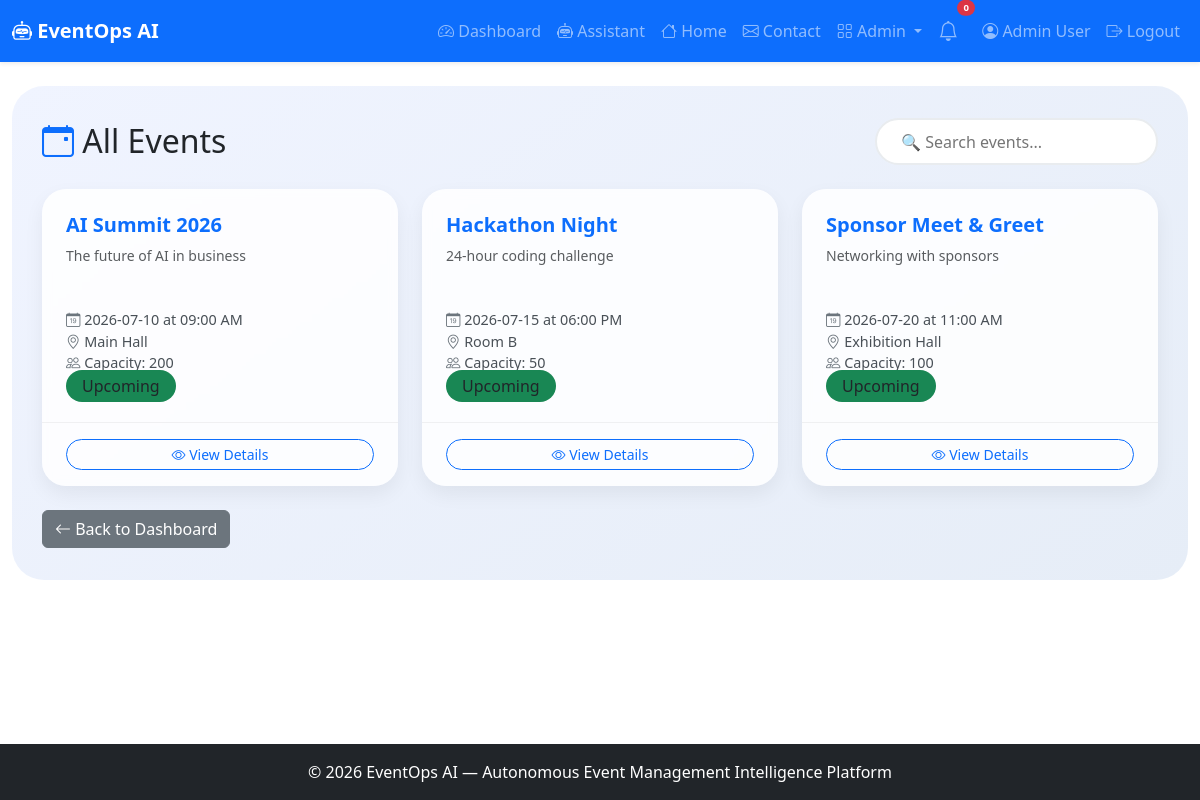
The page /events (signed in) on the database its author committed.
### app.py (models this page shows, shortened)
class User(UserMixin, db.Model):
    id = db.Column(db.Integer, primary_key=True)
    name = db.Column(db.String(100), nullable=False)
    email = db.Column(db.String(100), unique=True, nullable=False)
    password_hash = db.Column(db.String(200), nullable=False)
    role = db.Column(db.String(20), default='user')
    created_at = db.Column(db.DateTime, default=lambda: datetime.now(timezone.utc))

class Event(db.Model):
    id = db.Column(db.Integer, primary_key=True)
    title = db.Column(db.String(200), nullable=False)
    description = db.Column(db.Text)
    date = db.Column(db.String(50))
    time = db.Column(db.String(50))
    location = db.Column(db.String(200))
    capacity = db.Column(db.Integer)
    status = db.Column(db.String(20), default='upcoming')
    created_at = db.Column(db.DateTime, default=lambda: datetime.now(timezone.utc))

### app.py (the view)
@app.route('/events')
@login_required
def browse_events():
    events = Event.query.all()
    return render_template('browse_events.html', events=events)

### app.py (called while the page is built)
@login_manager.user_loader
def load_user(user_id):
    return User.query.get(int(user_id))

### templates/browse_events.html (shortened to what this page needs)
{% extends "base.html" %}
{% block content %}
<div class="browse-wrapper">
    <div class="container">
        <div class="d-flex flex-wrap justify-content-between align-items-center mb-4">
            <h2 class="mb-0"><i class="bi bi-calendar-event text-primary"></i> All Events</h2>
            <div>
                <input type="text" id="searchInput" class="search-bar" placeholder="🔍 Search events...">
            </div>
        </div>
        <div class="row g-4" id="eventGrid">
            {% for event in events %}
            <div class="col-md-4 col-sm-6 event-item"
                 data-title="{{ event.title|lower }}"
                 data-location="{{ event.location|lower }}">
                <div class="card event-card h-100">
                    <div class="card-body">
                        <h5 class="card-title">{{ event.title }}</h5>
                        <p class="card-text small text-muted">
                            {{ event.description[:120] }}{% if event.description|length > 120 %}...{% endif %}
                        </p>
                        <div class="event-meta">
                            <div><i class="bi bi-calendar-date"></i> {{ event.date }} at {{ event.time }}</div>
                            <div><i class="bi bi-geo-alt"></i> {{ event.location }}</div>
                            <div><i class="bi bi-people"></i> Capacity: {{ event.capacity }}</div>
                        </div>
                        <span class="status-badge bg-{{ 'success' if event.status == 'upcoming' else 'warning' if event.status == 'ongoing' else 'secondary' }}">
                            {{ event.status|title }}
                        </span>
                    </div>
                    <div class="card-footer">
                        <a href="{{ url_for('event_detail', event_id=event.id) }}"
                           class="btn btn-outline-primary btn-sm w-100">
                            <i class="bi bi-eye"></i> View Details
                        </a>
                    </div>
                </div>
            </div>
            {% else %}
            <div class="col-12 text-center text-muted py-5">
                <i class="bi bi-calendar-x fs-1 d-block mb-3"></i>
                No events available at the moment.
            </div>
            {% endfor %}
        </div>
        <div class="mt-4">
            <a href="{{ url_for('dashboard') }}" class="btn btn-secondary">
                <i class="bi bi-arrow-left"></i> Back to Dashboard
            </a>
        </div>
    </div>
</div>
{% endblock %}

### templates/base.html (shortened to what this page needs)
<!DOCTYPE html>
<html lang="en">
<head>
    <link href="https://cdn.jsdelivr.net/npm/bootstrap@5.3.0/dist/css/bootstrap.min.css" rel="stylesheet">
    <link rel="stylesheet" href="https://cdn.jsdelivr.net/npm/bootstrap-icons@1.11.0/font/bootstrap-icons.css">
    <link rel="stylesheet" href="{{ url_for('static', filename='css/style.css') }}">
</head>
<body>
    <nav class="navbar navbar-expand-lg navbar-dark bg-primary shadow-sm">
        <div class="container-fluid">
            <a class="navbar-brand fw-bold" href="{{ url_for('index') }}">
                <i class="bi bi-robot"></i> EventOps AI
            </a>
            <div class="collapse navbar-collapse" id="navbarNav">
                <ul class="navbar-nav ms-auto align-items-lg-center">
                    {% if current_user.is_authenticated %}
                        <li class="nav-item">
                            <a class="nav-link" href="{{ url_for('dashboard') }}">
                                <i class="bi bi-speedometer2"></i> Dashboard
                            </a>
                        </li>
                        <li class="nav-item">
                            <a class="nav-link" href="{{ url_for('assistant_page') }}">
                                <i class="bi bi-robot"></i> Assistant
                            </a>
                        </li>
                    <li class="nav-item">
                            <a class="nav-link" href="{{ url_for('index') }}">
                                <i class="bi bi-house"></i> Home
                            </a>
                        </li>
                    <li class="nav-item">
                            <a class="nav-link" href="{{ url_for('contact') }}">
                                <i class="bi bi-envelope"></i> Contact
                            </a>
                        </li>
                        {% if current_user.role == 'admin' %}
                        <li class="nav-item dropdown">
                            <a class="nav-link dropdown-toggle" href="#" role="button" data-bs-toggle="dropdown">
                                <i class="bi bi-grid"></i> Admin
                            </a>
                        </li>
                        {% endif %}
                        <li class="nav-item position-relative me-2">
                            <a class="nav-link" href="#" title="Notifications" data-bs-toggle="dropdown">
                                <i class="bi bi-bell fs-5"></i>
                                <span class="position-absolute top-0 start-100 translate-middle badge rounded-pill bg-danger" style="font-size:0.6rem;">
                                    0
                                </span>
                            </a>
                        </li>
                        <li class="nav-item">
                            <a class="nav-link" href="{{ url_for('profile') }}">
                                <i class="bi bi-person-circle"></i> {{ current_user.name }}
                            </a>
                        </li>
                        <li class="nav-item">
                            <a class="nav-link" href="{{ url_for('logout') }}">
                                <i class="bi bi-box-arrow-right"></i> Logout
                            </a>
                        </li>
                    {% endif %}
                </ul>
            </div>
        </div>
    </nav>
    <main class="container-fluid py-4">
        {% block content %}{% endblock %}
    </main>
    <footer class="footer bg-dark text-white py-3 mt-4">
        <div class="container text-center">
            <span>© 2026 EventOps AI — Autonomous Event Management Intelligence Platform</span>
        </div>
    </footer>
</body>
</html>

### static/css/style.css (style rules this page uses)
body { padding-bottom: 60px; }
.footer { position: fixed; bottom: 0; width: 100%; }

### templates/browse_events.html (style rules this page uses)
.browse-wrapper { background: linear-gradient(145deg, #f0f4ff 0%, #e6edf7 100%); padding: 2rem 0; border-radius: 2rem; }
.event-card { border: none; border-radius: 1.5rem; background: rgba(255,255,255,0.85); backdrop-filter: blur(4px); transition: all 0.3s ease; box-shadow: 0 8px 20px rgba(0,0,0,0.06); overflow: hidden; }
.event-card .card-body { padding: 1.5rem; }
.event-card .card-title { font-weight: 700; color: #0d6efd; }
.event-card .card-text { min-height: 3rem; }
.event-card .event-meta { font-size: 0.9rem; color: #495057; margin-top: 0.3rem; }
.event-card .event-meta i { color: #6c757d; width: 1.2rem; }
.event-card .card-footer { background: transparent; border-top: 1px solid rgba(0,0,0,0.05); padding: 1rem 1.5rem; }
.event-card .btn-outline-primary { border-radius: 50px; transition: all 0.2s; }
.status-badge { padding: 0.3rem 1rem; border-radius: 30px; font-weight: 500; }
.search-bar { border-radius: 50px; border: 2px solid #e9ecef; padding: 0.6rem 1.5rem; width: 100%; max-width: 350px; transition: all 0.2s; }

### rows shown on the page
User: name "Admin User"
Event: title "AI Summit 2026", description "The future of AI in business", date "2026-07-10", time "09:00 AM", location "Main Hall", capacity "200", status "Upcoming"
Event: title "Hackathon Night", description "24-hour coding challenge", date "2026-07-15", time "06:00 PM", location "Room B", capacity "50", status "Upcoming"
Event: title "Sponsor Meet & Greet", description "Networking with sponsors", date "2026-07-20", time "11:00 AM", location "Exhibition Hall", capacity "100", status "Upcoming"
